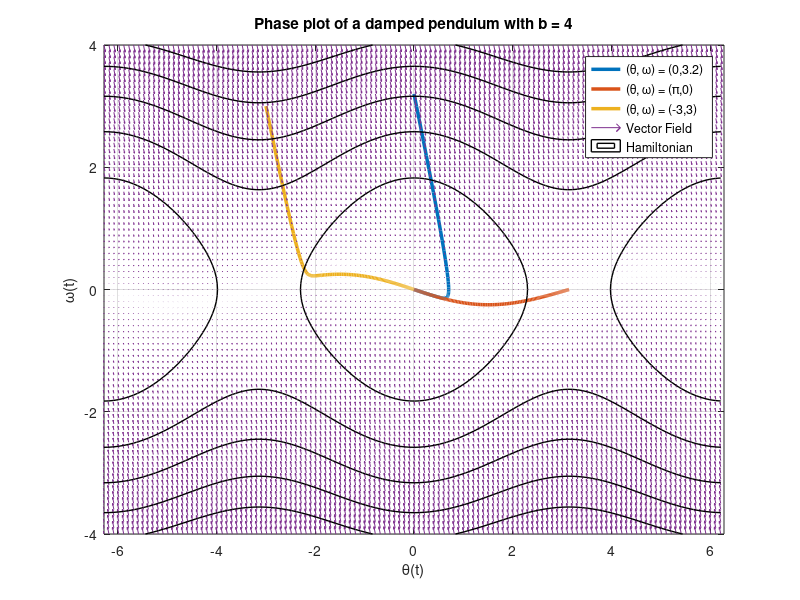

Write the MATLAB code that produced this figure.
clc;clear;
%------------ODE---------------------------
g = 1;
b = 4;
f = @(t,Y) [Y(2);- b*Y(2) - g*sin(Y(1))];

[x_0,y] = meshgrid(-2*pi:.1:2*pi, -4:.1:4);
H = 0.5*y.^2 - g*cos(x_0);
dxdt = y;
dydt = - b*y - g*sin(x_0);
%--------------Y(t)-----------------------
figure(1)
[t, Y_a] = ode45(f, [0 1000], [0 3.2]);
plot(Y_a(:,1),Y_a(:,2),'linewidth',2.5)
hold on
[t, Y_a] = ode45(f, [0 1000], [pi 0]);
plot(Y_a(:,1),Y_a(:,2),'linewidth',2.5)
[t, Y_a] = ode45(f, [0 1000], [-3 3]);
plot(Y_a(:,1),Y_a(:,2),'linewidth',2.5)

%--------Vector Field--------------------
quiver(x_0,y,dxdt,dydt)
title('Phase plot of a damped pendulum with b = 4')
xlabel('\theta(t)')
ylabel('\omega(t)')
axis([-2*pi 2*pi -4 4])
%---------Hamiltonian--------------------
contour(x_0,y,H,5, 'LineWidth',1, 'LineColor', 'k')
grid on
hold off
legend('(\theta, \omega) = (0,3.2)','(\theta, \omega) = (\pi,0)','(\theta, \omega) = (-3,3)', 'Vector Field', 'Hamiltonian')